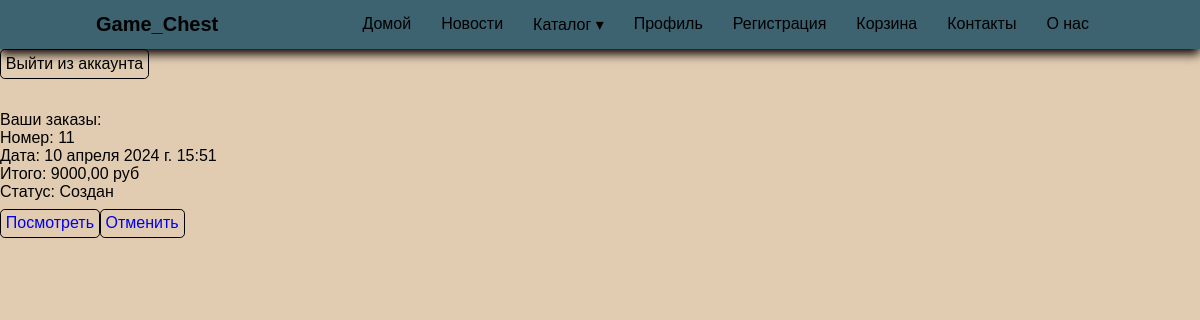
/accounts/profile/ (signed in), run on the app's committed database.
### main/models.py (models this page shows, shortened)
class Order(models.Model):
    class Status(models.TextChoices):
        CREATED = 'CREATED', 'Создан'
        PAYED = 'PAYED', 'Оплачен'
        IN_PROGRESS = 'IN_PROGRESS', 'В обработке'
        DELIVERING = 'DELIVERING', 'Доставляется'
        DELIVERED = 'DELIVERED', 'Доставлен'
        CANCELED = 'CANCELED', 'Отменен'
    user = models.ForeignKey(
        User, on_delete=models.CASCADE, verbose_name='Пользователь'
    )
    products = models.ManyToManyField(
        Product, verbose_name='Товары',
        through=OrderProduct,
        through_fields=('order', 'product')
    )
    status = models.CharField(
        verbose_name='Статус',
        max_length=15, choices=Status.choices, default=Status.CREATED
    )
    created_at = models.DateTimeField(
        auto_now_add=True, verbose_name='Дата создания'
    )
    updated_at = models.DateTimeField(
        auto_now=True, verbose_name='Дата обновления'
    )
    @property
    def status_label(self):
        return dict(Order.Status.choices)[self.status]
    created_at = models.DateTimeField(
        auto_now_add=True, verbose_name='Дата создания'
    )
    updated_at = models.DateTimeField(
        auto_now=True, verbose_name='Дата обновления'
    )
    @property
    def total_price(self):
        return sum([
            order_product.price * order_product.quantity
            for order_product in OrderProduct.objects.filter(order=self)
        ])
    class Meta:
        verbose_name = 'Заказ'
        verbose_name_plural = 'Заказы'

class OrderProduct(models.Model):
    order = models.ForeignKey(
        'Order', on_delete=models.CASCADE, verbose_name='Заказ'
    )
    product = models.ForeignKey(
        Product, on_delete=models.CASCADE, verbose_name='Товар'
    )
    quantity = models.IntegerField(verbose_name='Количество')
    price = models.DecimalField(
        max_digits=12, decimal_places=2, verbose_name='Цена'
    )

### authentication/views.py (the view)
# urls.py: path('accounts/profile/', profile_view, name='profile'),
@login_required
def profile_view(request: HttpRequest):
    orders = Order.objects.filter(user=request.user).order_by('-created_at')
    return HttpResponse(render(request, 'profile.html', {'orders': orders}))

### authentication/templates/profile.html (shortened to what this page needs)
{% extends 'base.html' %} {% load static %} {% block head %}
<link rel="stylesheet" href="{% static 'styles/profile.css' %}" />
{% endblock %} {% block content %}
<form
  class="logout-form"
  action="/auth/logout/?next=/auth/login/"
  method="post"
>
  <button type="submit" class="button">Выйти из аккаунта</button>
</form>
<div class="orders-container">
  <p>Ваши заказы:</p>
  <ol class="order-list">
    {% for order in orders %}
    <li class="order-card">
      <p class="order-card__id">Номер: {{ order.id }}</p>
      <p class="order-card__date">Дата: {{ order.created_at }}</p>
      <p class="order-card__total-price">Итого: {{ order.total_price }} руб</p>
      <div class="order-card__status">Статус: {{ order.status_label }}</div>
      <div class="order-card__buttons">
        <a href="{% url 'get_order' order.id %}" class="button order-card__link"
          >Посмотреть</a
        >
        <a
          href="{% url 'cancel_order' order.id %}"
          class="button button_error order-card__link"
          >Отменить</a
        >
      </div>
    </li>
    {% endfor %}
  </ol>
</div>
{% endblock %}

### main/static/base/styles/base.css (style rules this page uses)
* { margin: 0; padding: 0; box-sizing: border-box; font-family: sans-serif; list-style: none; text-decoration: none; }
body { height: 100vh; background-size: cover; background-position: center; background-color: #e1ccb1; color: black; }

### main/static/product/styles/product.css (style rules this page uses)
button { font: inherit; outline: none; border:none; background-image:none; background-color:transparent; -webkit-box-shadow: none; -moz-box-shadow: none; box-shadow: none; font-size: inherit; }

### main/static/base/styles/ui-kit.css (style rules this page uses)
.button { font: inherit; border-radius: 0.3em; display: block; padding: 0.3em; border: 1px solid black; text-align: center; }

### authentication/static/styles/profile.css (style rules this page uses)
.logout-form { margin-bottom: 2em; }
.order-card { margin-bottom: 1em; }
.order-card__buttons { display: flex; flex-direction: row; padding-top: 0.5em; }

### data on the page
Order: id "11", created_at "10 апреля 2024 г. 15:51", total_price "9000,00", status_label "Создан"
